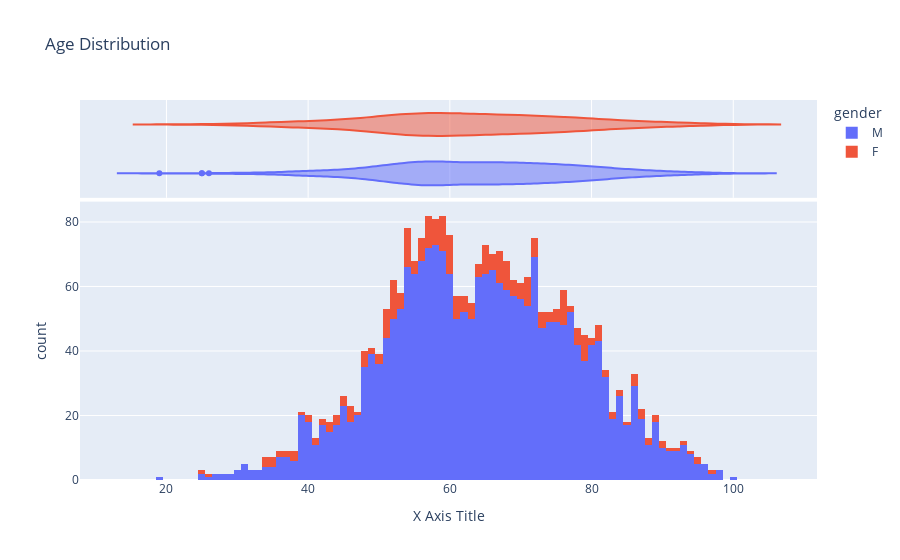

Source (notebook cell):
### Code cell
fig_1

### Figure 1 — Plotly figure (JSON) as saved in the notebook; plotly's stock layout.template omitted (floating-point values rounded to 4 significant figures; data arrays with more than 128 entries replaced by an {"elided": "..."} marker saying what was removed)
{"data": [{"alignmentgroup": "True", "bingroup": "x", "hovertemplate": "gender=M<br>Age (Yrs)=%{x}<br>count=%{y}<extra></extra>", "legendgroup": "M", "marker": {"color": "#636efa", "pattern": {"shape": ""}}, "name": "M", "nbinsx": 120, "offsetgroup": "M", "orientation": "v", "showlegend": true, "type": "histogram", "x": {"elided": "2289 int values"}, "xaxis": "x", "yaxis": "y"}, {"alignmentgroup": "True", "hovertemplate": "gender=M<br>Age (Yrs)=%{x}<extra></extra>", "legendgroup": "M", "marker": {"color": "#636efa"}, "name": "M", "offsetgroup": "M", "scalegroup": "x", "showlegend": false, "type": "violin", "x": {"elided": "2289 int values"}, "xaxis": "x2", "yaxis": "y2"}, {"alignmentgroup": "True", "bingroup": "x", "hovertemplate": "gender=F<br>Age (Yrs)=%{x}<br>count=%{y}<extra></extra>", "legendgroup": "F", "marker": {"color": "#EF553B", "pattern": {"shape": ""}}, "name": "F", "nbinsx": 120, "offsetgroup": "F", "orientation": "v", "showlegend": true, "type": "histogram", "x": {"elided": "288 int values"}, "xaxis": "x", "yaxis": "y"}, {"alignmentgroup": "True", "hovertemplate": "gender=F<br>Age (Yrs)=%{x}<extra></extra>", "legendgroup": "F", "marker": {"color": "#EF553B"}, "name": "F", "offsetgroup": "F", "scalegroup": "x", "showlegend": false, "type": "violin", "x": {"elided": "288 int values"}, "xaxis": "x2", "yaxis": "y2"}], "layout": {"barmode": "relative", "legend": {"title": {"text": "gender"}, "tracegroupgap": 0}, "title": {"text": "Age Distribution"}, "xaxis": {"anchor": "y", "domain": [0, 1], "title": {"text": "X Axis Title"}}, "xaxis2": {"anchor": "y2", "domain": [0, 1], "matches": "x", "showgrid": true, "showticklabels": false}, "yaxis": {"anchor": "x", "domain": [0, 0.7326], "title": {"text": "count"}}, "yaxis2": {"anchor": "x2", "domain": [0.7426, 1], "matches": "y2", "showgrid": false, "showline": false, "showticklabels": false, "ticks": ""}}}
